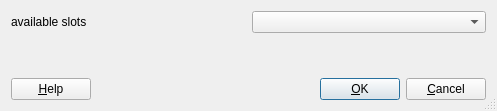
<?xml version="1.0" encoding="UTF-8"?>
<ui version="4.0">
 <class>InputDialog</class>
 <widget class="QDialog" name="InputDialog">
  <property name="geometry">
   <rect>
    <x>0</x>
    <y>0</y>
    <width>497</width>
    <height>111</height>
   </rect>
  </property>
  <property name="windowTitle">
   <string>select input slot</string>
  </property>
  <property name="sizeGripEnabled">
   <bool>true</bool>
  </property>
  <layout class="QGridLayout">
   <item row="2" column="0" colspan="2">
    <layout class="QHBoxLayout">
     <property name="spacing">
      <number>6</number>
     </property>
     <property name="margin">
      <number>0</number>
     </property>
     <item>
      <widget class="QPushButton" name="buttonHelp">
       <property name="text">
        <string>&amp;Help</string>
       </property>
       <property name="shortcut">
        <string>F1</string>
       </property>
       <property name="autoDefault">
        <bool>true</bool>
       </property>
      </widget>
     </item>
     <item>
      <spacer name="Horizontal Spacing2">
       <property name="orientation">
        <enum>Qt::Horizontal</enum>
       </property>
       <property name="sizeType">
        <enum>QSizePolicy::Expanding</enum>
       </property>
       <property name="sizeHint" stdset="0">
        <size>
         <width>20</width>
         <height>20</height>
        </size>
       </property>
      </spacer>
     </item>
     <item>
      <widget class="QPushButton" name="buttonOk">
       <property name="text">
        <string>&amp;OK</string>
       </property>
       <property name="shortcut">
        <string/>
       </property>
       <property name="autoDefault">
        <bool>true</bool>
       </property>
       <property name="default">
        <bool>true</bool>
       </property>
      </widget>
     </item>
     <item>
      <widget class="QPushButton" name="buttonCancel">
       <property name="text">
        <string>&amp;Cancel</string>
       </property>
       <property name="shortcut">
        <string/>
       </property>
       <property name="autoDefault">
        <bool>true</bool>
       </property>
      </widget>
     </item>
    </layout>
   </item>
   <item row="0" column="1">
    <widget class="QComboBox" name="m_CheckBoxInput"/>
   </item>
   <item row="0" column="0">
    <widget class="QLabel" name="textLabel1">
     <property name="text">
      <string>available slots</string>
     </property>
     <property name="wordWrap">
      <bool>false</bool>
     </property>
    </widget>
   </item>
   <item row="1" column="1">
    <spacer name="spacer2">
     <property name="orientation">
      <enum>Qt::Vertical</enum>
     </property>
     <property name="sizeType">
      <enum>QSizePolicy::Expanding</enum>
     </property>
     <property name="sizeHint" stdset="0">
      <size>
       <width>20</width>
       <height>40</height>
      </size>
     </property>
    </spacer>
   </item>
  </layout>
 </widget>
 <layoutdefault spacing="6" margin="11"/>
 <pixmapfunction>qPixmapFromMimeSource</pixmapfunction>
 <resources/>
 <connections>
  <connection>
   <sender>buttonOk</sender>
   <signal>clicked()</signal>
   <receiver>InputDialog</receiver>
   <slot>accept()</slot>
   <hints>
    <hint type="sourcelabel">
     <x>20</x>
     <y>20</y>
    </hint>
    <hint type="destinationlabel">
     <x>20</x>
     <y>20</y>
    </hint>
   </hints>
  </connection>
  <connection>
   <sender>buttonCancel</sender>
   <signal>clicked()</signal>
   <receiver>InputDialog</receiver>
   <slot>reject()</slot>
   <hints>
    <hint type="sourcelabel">
     <x>20</x>
     <y>20</y>
    </hint>
    <hint type="destinationlabel">
     <x>20</x>
     <y>20</y>
    </hint>
   </hints>
  </connection>
 </connections>
</ui>
